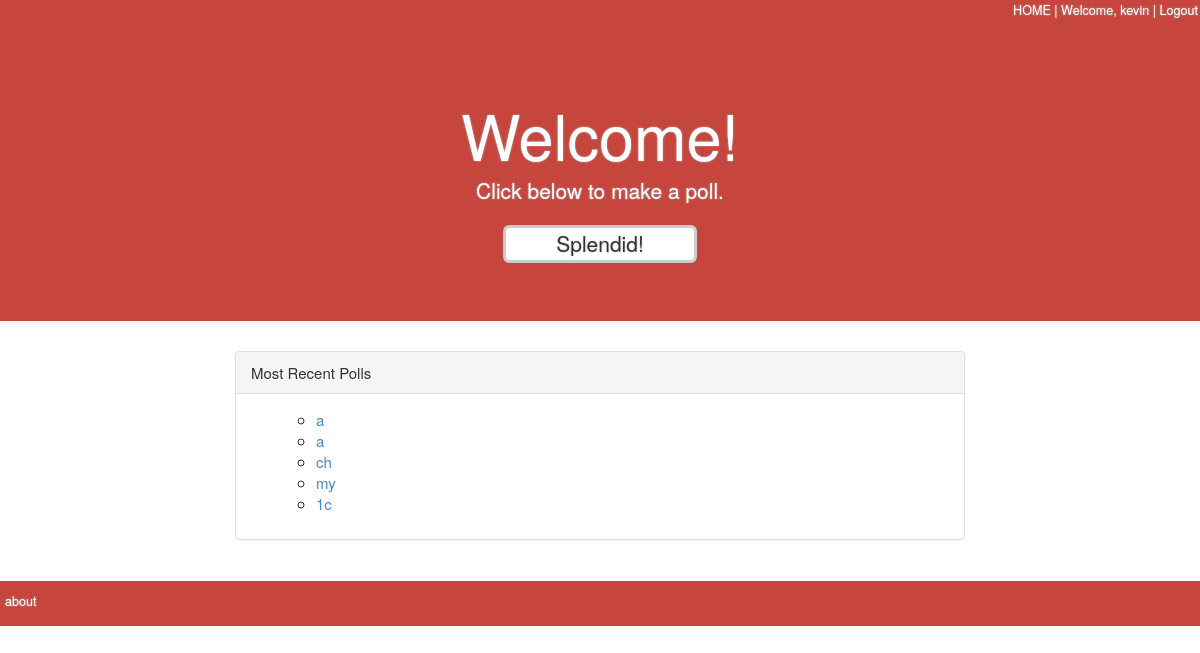
/polls/ (signed in), run on an earlier commit of the app's database.
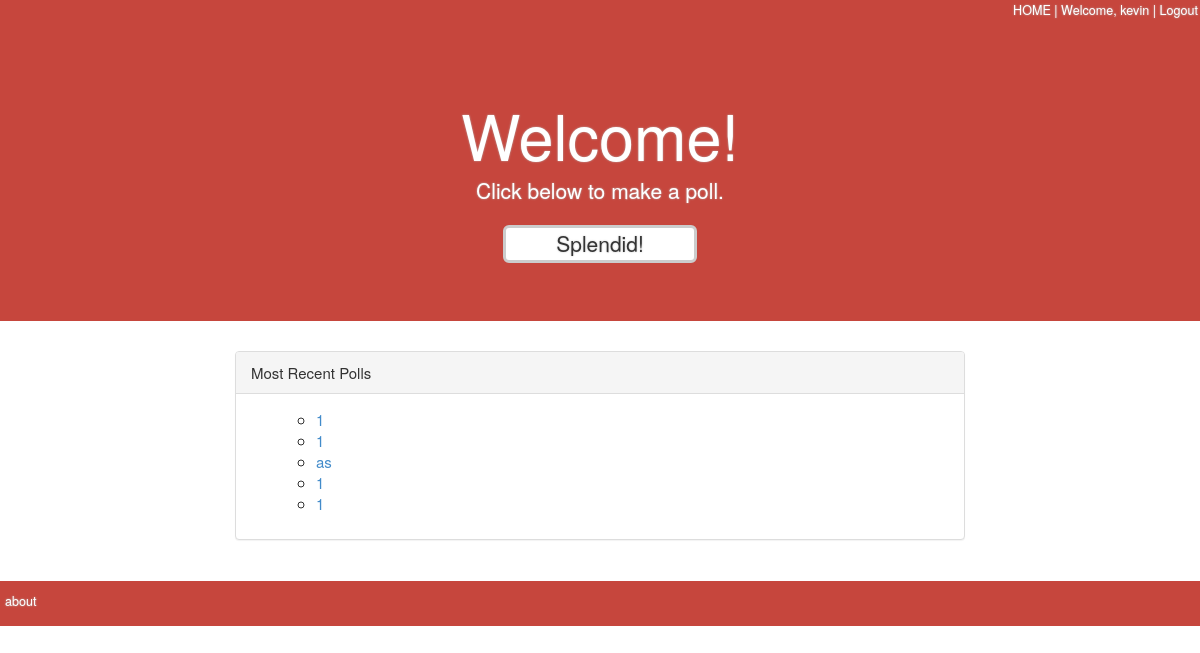
And on a later commit of the database.
### polls/models.py (models this page shows, shortened)
class Poll(models.Model):
    question = models.CharField(max_length=200)
    pub_date = models.DateTimeField('date published', default=timezone.now())
    user = models.ForeignKey(User, null=True, blank=True)
    def was_published_recently(self):
        now = timezone.now()
        return now - datetime.timedelta(days=1) <= self.pub_date < now
    was_published_recently.admin_order_field = 'pub_date'
    was_published_recently.boolean = True
    was_published_recently.short_description = 'Published recently?'

### polls/views.py (the view)
class IndexView(generic.ListView):
    template_name = 'polls/index.html'
    context_object_name = 'latest_poll_list'
    def get_queryset(self):
        return Poll.objects.filter(
            pub_date__lte=timezone.now()
        ).order_by('-pub_date')[:5]

### polls/templates/polls/index.html
{% extends 'polls/base.html' %}
{% block body_block %}
    <div class="row">
        <div class="panel panel-default">
                <div class="panel-heading">Most Recent Polls</div>
                <div class="panel-body">
                    <div class="row">
                        <ul>
                            {% if latest_poll_list %}
                                <ul>
                            {% for poll in latest_poll_list %}
                                <li><a href="{% url 'polls:detail' poll.id %}">{{ poll.question }}</a></li>
                            {% endfor %}
                                </ul>
                            {% else %}
                            <p>No polls are available.</p>
                            {% endif %}
                        </ul>
                    </div>
                </div>
        </div>
    </div>
{% endblock %}

What changed in the data, as far as the page shows it:
no longer on this page (row unchanged): Poll: question "a"
no longer on this page (row unchanged): Poll: question "a"
no longer on this page (row unchanged): Poll: question "ch"
no longer on this page (row unchanged): Poll: question "my"
no longer on this page (row unchanged): Poll: question "1c"
added Poll: question "1"
added Poll: question "1"
added Poll: question "as"
added Poll: question "1"
added Poll: question "1"
